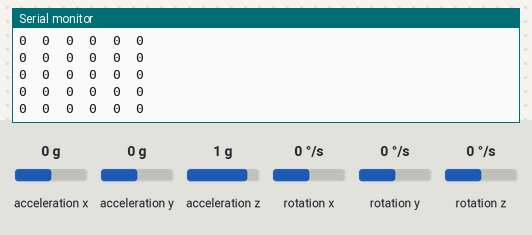
The sketch below on a simulated Arduino Uno, built with avr-gcc and run on an emulated ATmega328P. Parts: the last lines printed to the serial monitor. Inputs (shaded band) come from the test bench; at power-on: rotation x 0 °/s, rotation y 0 °/s, rotation z 0 °/s, acceleration x 0 g, acceleration y 0 g, acceleration z 1 g.

Above: at 2.4 s.
2.5 s: rotation x set to -192 °/s
At 3.6 s:
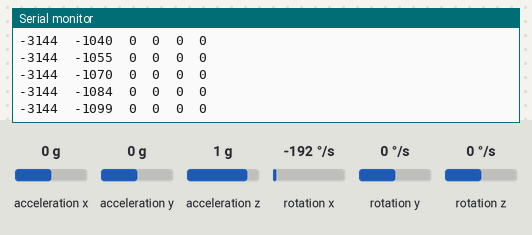
5.5 s: rotation y set to -100 °/s
At 6.1 s:
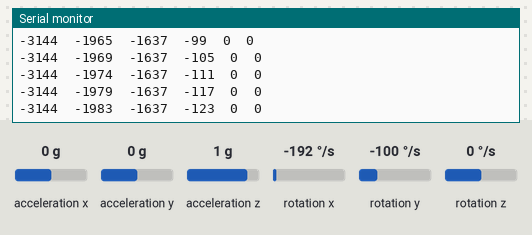
8.5 s: rotation z set to -192 °/s
At 9.0 s:
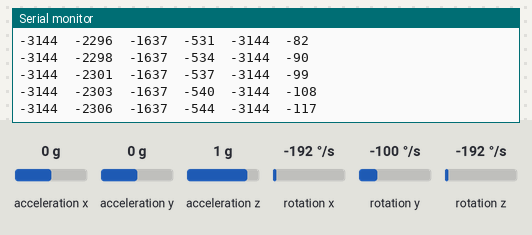
11.5 s: rotation x set to 0 °/s
At 12.3 s:
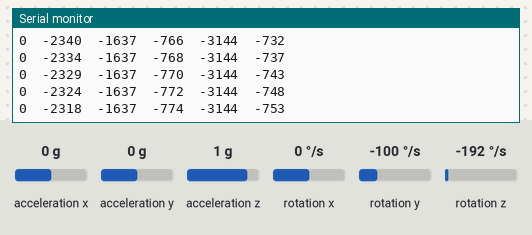
14.5 s: rotation y set to -192 °/s
At 15.0 s:
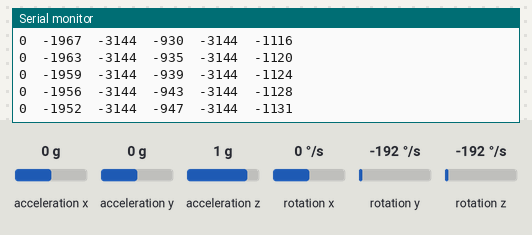
17.5 s: rotation x set to 100 °/s
At 18.0 s:
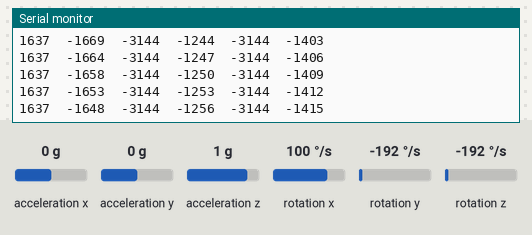
Timing chart, 0 to 20.5 s (numbered marks = the images above; inputs shaded):
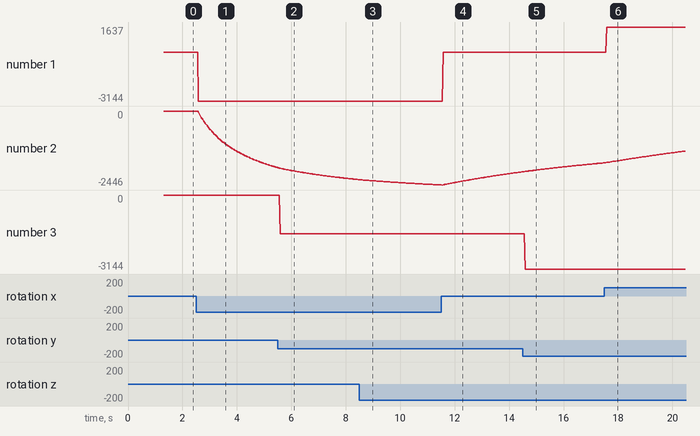

Measured:
- after the input at 2.5 s, the serial monitor: prints a new line after 0.08 s (image 1)
- plotted number 1: 0 → -3144 after the input at 2.5 s
- plotted number 2: 0 → -1872 after the input at 2.5 s

The sketch:

testingcode.ino
```cpp
#include "Wire.h"
#include "MPU6050.h"

MPU6050 mpu;


void calibratetozero (){//time is using to limit inplement time of loop in this function,its unit is microsecond
  //set all offset zero
  mpu.setXGyroOffset(0);
  mpu.setYGyroOffset(0);
  mpu.setZGyroOffset(0);

  //array about output calculation,definition={x,y,z}
  int16_t GyroOutput[3]={};//save input information from MPU6050
  int32_t OutputTotal[3]={};//calculate the sum of GyroOutput
  int16_t OutputAverage[3]={};//calculate the average of GyroOutput in some

  //find the average of output
  for(int t=0;t<75;t++){
    mpu.getRotation(&GyroOutput[0],&GyroOutput[1],&GyroOutput[2]);//get input of mpu6050
    for(int i=0;i<3;i++){//calculate the output average
      OutputTotal[i]+=GyroOutput[i];//calculate the sum of GyroOutput
      OutputAverage[i]=OutputTotal[i]/(t+1);//calculate the average of GyroOutput in some time
      Serial.print(OutputAverage[i]);Serial.print("\t");
      Serial.print(GyroOutput[i]);Serial.print("\t");
    }
    Serial.print(t+1);Serial.println("\t");
  }

  //set new offset
  mpu.setXGyroOffset(-2*OutputAverage[0]);
  mpu.setYGyroOffset(-2*OutputAverage[1]);
  mpu.setZGyroOffset(-2*OutputAverage[2]);
}

  int16_t GyroOutput[3]={};
  int32_t OutputTotal[3]={};
  int16_t OutputAverage[3]={};
  int32_t times=1;

void setup() {
  Serial.begin(9600);
  mpu.initialize();
  if(mpu.testConnection()==false){
    Serial.print("Connection Failed");
    while(true);
  }
  mpu.setFullScaleGyroRange(MPU6050_GYRO_FS_2000);
  mpu.setXGyroOffset(0);
  mpu.setYGyroOffset(0);
  mpu.setZGyroOffset(0);
  calibratetozero();
}

void loop() {
  mpu.getRotation(&GyroOutput[0],&GyroOutput[1],&GyroOutput[2]);
  for(int i=0;i<3;i++){
    OutputTotal[i]+=GyroOutput[i];
    OutputAverage[i]=OutputTotal[i]/times;
    Serial.print(GyroOutput[i]);Serial.print("\t");
    Serial.print(OutputAverage[i]);Serial.print("\t");
  }
  Serial.print("\n");
  times++;
}

int32_t integral_dt(int32_t* fx){
  int64_t timepointbefore=0;
  int64_t timepoint=micros();

}

int32_t PIDcontrol(int32_t fx,int32_t x,int32_t total){//warning:the x need infinitely near 0,which is the using restriction
  //constant
  int32_t kp=0;//it using to control the proportion of proportion part
  int32_t ki=0;//it using to control the proportion of intergal part
  int32_t kd=0;//it using to control the proportion of differential part

  //proportion
  int32_t p=kp*fx;

  //intergal
  total+=fx*x;
  int32_t i=ki*total;

  //differential
  int32_t d=kd*(fx/x);

  return(p+i+d);
}
```
